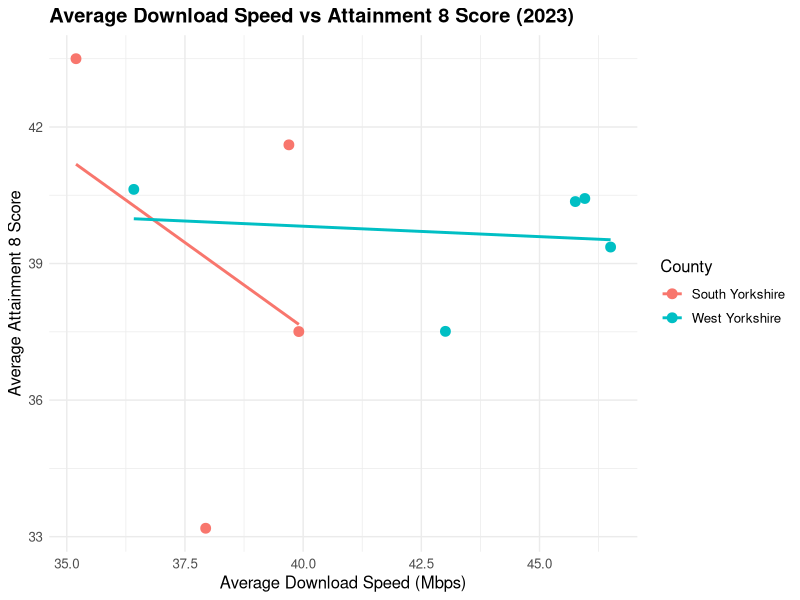

Write R code to recreate this figure.
library(tidyverse)
library(scales)


broadband <- read_csv("Cleaned Data/cleanBroadbandPerformance.csv") %>%
  mutate(District = toupper(District), County = toupper(County)) %>%
  group_by(District, County) %>%
  summarise(
    avg_download = mean(AvgDownload, na.rm = TRUE),
    .groups = "drop"
  )

# --- 2. Load and prepare school data for Attainment 8 (2023) ---
school <- read_csv("Cleaned Data/cleanSchool.csv") %>%
  mutate(
    District = toupper(District),
    County   = toupper(County),
    Year     = year
  ) %>%
  filter(Year == 2023) %>%
  group_by(District, County) %>%
  summarise(
    avg_attainment8 = mean(attainment_8_score, na.rm = TRUE),
    .groups = "drop"
  )

# --- 3. Define target districts ---
south_yorkshire <- c("SHEFFIELD", "BARNSLEY", "ROTHERHAM", "DONCASTER")
west_yorkshire  <- c("LEEDS", "BRADFORD", "WAKEFIELD", "KIRKLEES", "CALDERDALE")
yorkshire_districts <- c(south_yorkshire, west_yorkshire)

# --- 4. Filter to only those districts ---
broadband_clean <- broadband %>% filter(District %in% yorkshire_districts)
school_clean    <- school    %>% filter(District %in% yorkshire_districts)

# --- 5. Join datasets by District & County ---
bb_school <- inner_join(
  broadband_clean,
  school_clean,
  by = c("District", "County")
) %>%
  mutate(CountyGroup = case_when(
    District %in% south_yorkshire ~ "South Yorkshire",
    District %in% west_yorkshire  ~ "West Yorkshire"
  ))

# --- 6. Compute correlations per county ---
correlation <- bb_school %>%
  group_by(CountyGroup) %>%
  summarise(
    correlation = cor(avg_download, avg_attainment8, use = "complete.obs")
  )
print("📊 Pearson correlation by County:")
print(correlation)

# --- 7. Fit linear model with interaction ---
model <- lm(avg_attainment8 ~ avg_download * CountyGroup, data = bb_school)
print("📈 Linear model summary:")
summary(model)

# --- 8. Plotting ---
ggplot(bb_school, aes(x = avg_download, y = avg_attainment8, color = CountyGroup)) +
  geom_point(size = 3) +
  geom_smooth(method = "lm", se = FALSE) +
  labs(
    title = "Average Download Speed vs Attainment 8 Score (2023)",
    x = "Average Download Speed (Mbps)",
    y = "Average Attainment 8 Score",
    color = "County"
  ) +
  theme_minimal() +
  theme(
    text = element_text(size = 12),
    plot.title = element_text(face = "bold")
  )
